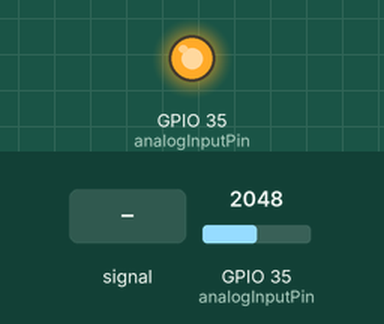
A sketch run on a simulated ESP32. Shown: output pins drawn as LEDs (lit = HIGH). Inputs (shaded band) come from the test bench; at power-on: GPIO 35 (analogInputPin) = 2048.

Above: at 1.2 s.
1.3 s: GPIO 35 (analogInputPin) fed a 200 Hz sine of ±1842 counts around its level
3.0 s: GPIO 35 (analogInputPin) set to 0
At 3.9 s:
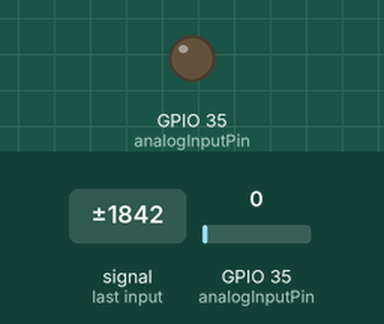
4.6 s: GPIO 35 (analogInputPin) set to 491
At 5.0 s:
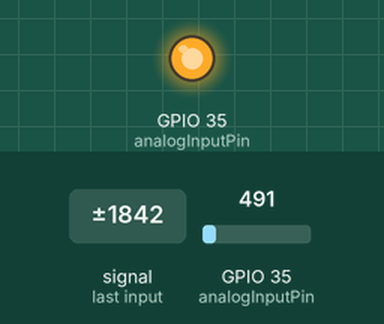
Timing chart, 0 to 7.6 s (numbered marks = the images above; inputs shaded):
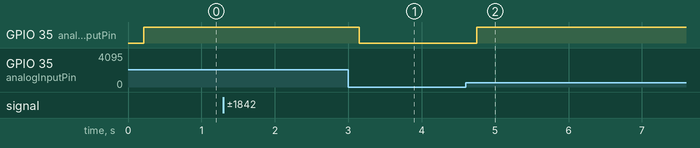

The sketch:

sketch_feb09a.ino
```cpp
#include <Arduino.h>

const int analogInputPin = 35;  // GPIO36, you can use any other GPIO that supports ADC
const int bufferSize = 1024;     // Size of the audio buffer
uint16_t buffer[bufferSize];     // Audio buffer

void setup() {
  Serial.begin(9600);
}

void loop() {
  // Recording
  for (int i = 0; i < bufferSize; i++) {
    buffer[i] = analogRead(analogInputPin);  // Read analog input and store in buffer
    delayMicroseconds(100);  // Adjust delay as needed for sampling frequency
  }

  // Playback
  for (int i = 0; i < bufferSize; i++) {
    dacWrite(analogInputPin, buffer[i]);  // Output audio data from buffer to DAC
    delayMicroseconds(100);  // Adjust delay as needed for playback frequency
  }
}
```

Measured:
- after the input at 3.0 s, GPIO 35 (analogInputPin): HIGH → LOW after 0.15 s
- after the input at 4.6 s, GPIO 35 (analogInputPin): LOW → HIGH after 0.15 s
